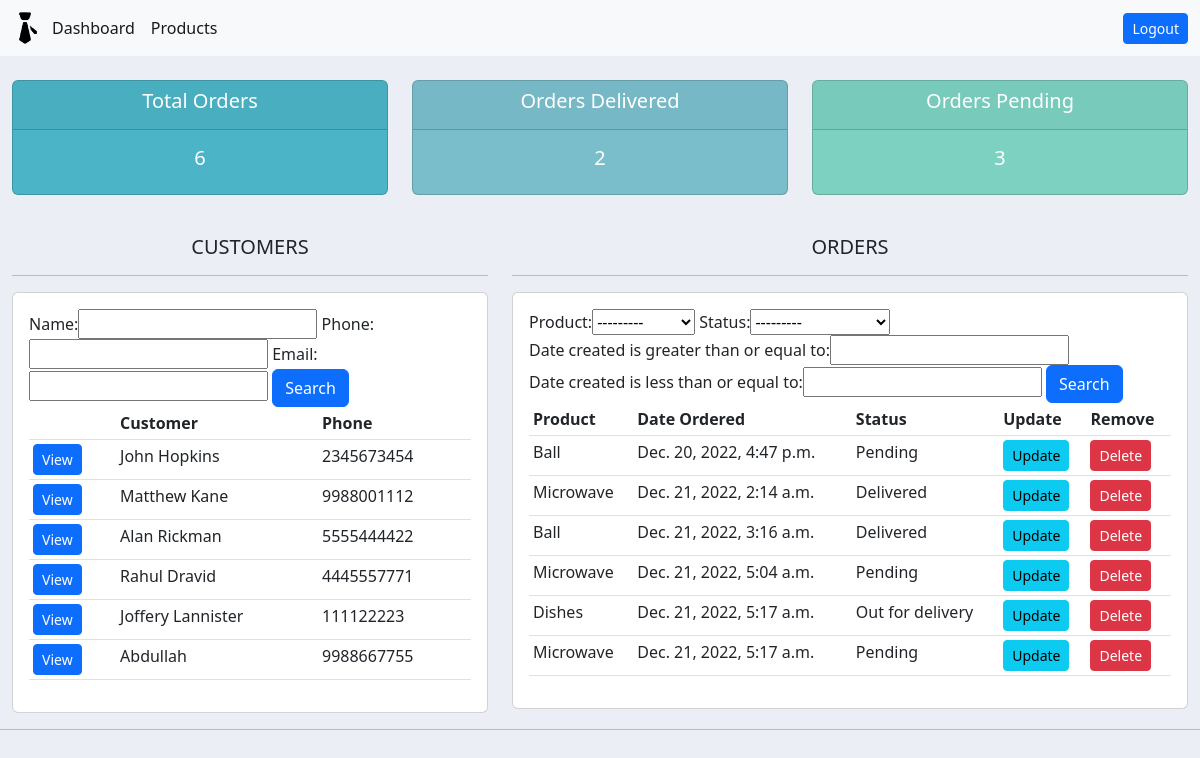
Page / (signed in) on the earlier database version.
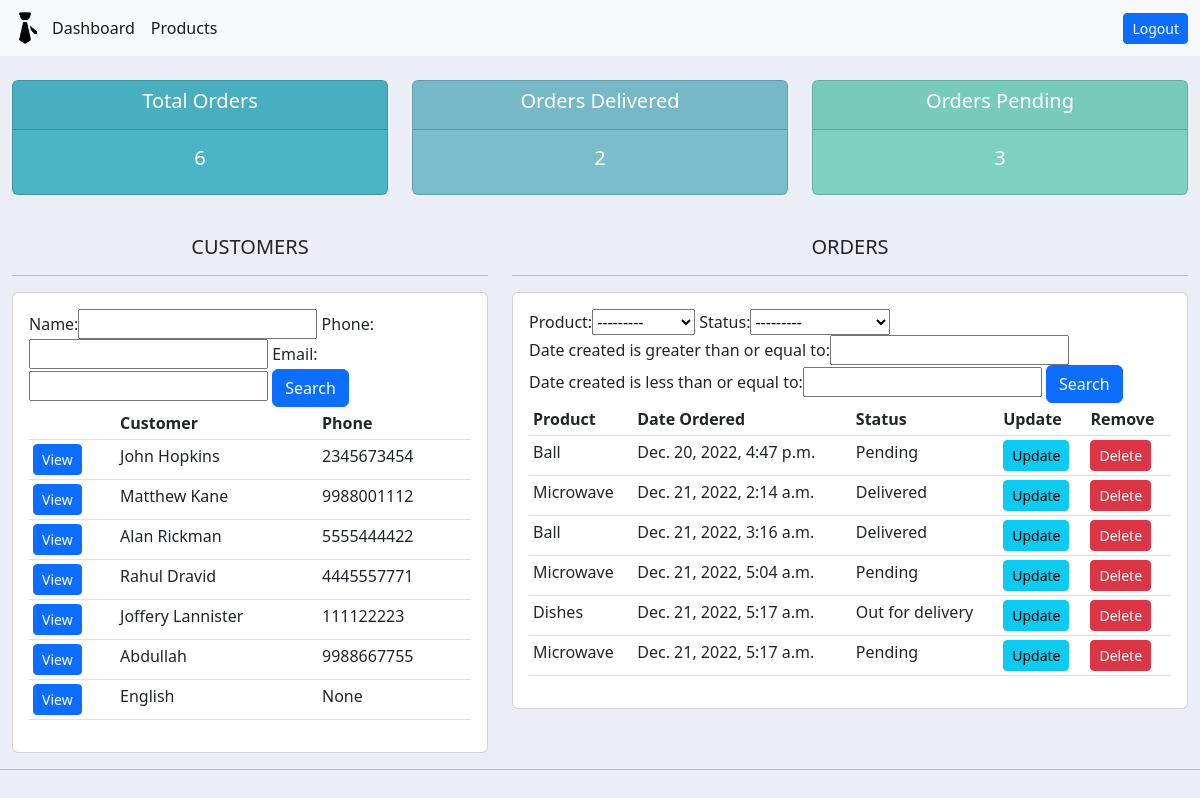
Same page on the later database version.
### accounts/models.py (models this page shows, shortened)
class Customer(models.Model):
  user = models.OneToOneField(User, null=True, blank=True, on_delete=models.CASCADE)
  name = models.CharField(max_length = 200, null=True)
  phone = models.CharField(max_length = 200, null=True)
  email = models.CharField(max_length = 200, null=True)
  profile_pic = models.ImageField(default="logo.png", null=True, blank=True)
  date_created = models.DateTimeField(auto_now_add=True, null=True)

class Order(models.Model):
  STATUS = (
    ('Pending', 'Pending'),
    ('Out for delivery', 'Out for delivery'),
    ('Delivered','Delivered'),
  )
  customer = models.ForeignKey(Customer, null=True, on_delete=models.SET_NULL)
  product = models.ForeignKey(Product, null=True, on_delete=models.SET_NULL)
  date_created = models.DateTimeField(auto_now_add = True, null = True)
  status = models.CharField(max_length = 200, null = True, choices=STATUS)

class Product(models.Model):
  CATEGORY = (
    ('Indoor','Indoor'),
    ('Out door','Out door'),
  )
  name = models.CharField(max_length = 200, null=True)
  price = models.FloatField(null=True)
  category = models.CharField(max_length = 200, null = True, choices=CATEGORY)
  description = models.CharField(max_length = 200, null = True)
  date_created = models.DateTimeField(auto_now_add = True, null = True)
  tags = models.ManyToManyField(Tag)
  def __str__(self):
    return str(self.name)

### accounts/decorators.py (the view)
    def wrapper_func(request, *args, **kwargs):
      group = None
      if(request.user.groups.exists()):
        group = request.user.groups.all()[0].name
      if(group == 'customers'):
        return redirect('user')
      if(group == 'admins'):
        return view_func(request, *args, **kwargs)

### accounts/templates/accounts/dashboard.html (shortened to what this page needs)
{% extends "accounts/main.html" %}
{% load static %}
{% block content %}
{% load accounts_extras %}
{% include "accounts/status.html" %}
<br>
<div class="row">
  <div class="col-md-5">
    <h5 class="text-center">CUSTOMERS</h5>
    <hr>
    <div class="card card-body">
        <form method="get">
          {{ my_filter_customer.form }}
          <button class="btn btn-primary" type="submit">Search</button>
        </form>
        <table class="table table-sm orders-table">
          <tr>
            <th></th>
            <th>Customer</th>
            <th>Phone</th>
          </tr>
          {% for i in page_customer.object_list %}
          <tr>
            <td><a class="btn btn-sm btn-primary" href="{% url 'customers' id=i.id %}">View</a></td>
            <td>{{ i.name }}</td>
            <td>{{ i.phone }}</td>
          </tr>
          {% endfor %}
        </table>
    </div>
  </div>
  <div class="col-md-7">
    <h5 class="text-center">ORDERS</h5>
    <hr>
    <div class="card card-body">
      <form method="get">
        {{ my_filter_order.form }}
        <button class="btn btn-primary" type="submit">Search</button>
      </form>
        <table class="table table-sm">
          <tr>
            <th>Product</th>
            <th>Date Ordered</th>
            <th>Status</th>
            <th>Update</th>
            <th>Remove</th>
          </tr>
          {% for i in page_order.object_list %}
          <tr>
            <td>{{ i.product }}</td>
            <td>{{ i.date_created }}</td>
            <td>{{ i.status }}</td>
            <td><a class="btn btn-sm btn-info" href="{% url 'update_order' id=i.id %}">Update</a></td>
            <td><a class="btn btn-sm btn-danger" href="{% url 'delete' id=i.id %}">Delete</a></td>
          </tr>
          {% endfor %}
        </table>
    </div>
  </div>
</div>
{% endblock %}

Differences in the rows shown:
added Customer: name "English", phone "None"
